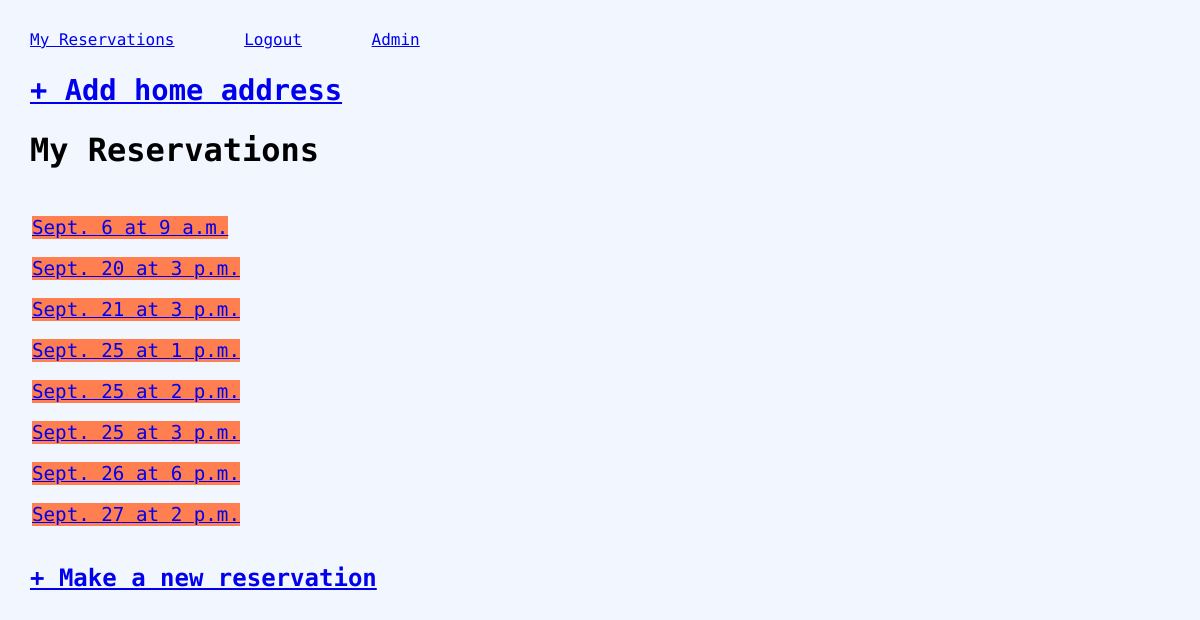
Page /reservations/11/update_time/ (signed in) on the committed database.
### reservations/models.py (models this page shows, shortened)
class Reservation(models.Model):
    user = models.ForeignKey(USER_MODEL, related_name=("reservations"), on_delete=models.CASCADE)
    reserved_on = models.DateTimeField(auto_now_add=True)
    service_date_time = models.DateTimeField(null=True, blank=True)
    cleaner = models.ForeignKey("Cleaner",related_name="reservations",on_delete=models.CASCADE, null=True, blank=True)
    address = models.ForeignKey("Address",related_name="reservations",on_delete=models.CASCADE, null=True)

### reservations/views.py (the view, shortened to what this page needs)
# urls.py: path("<int:pk>/update_time/", ReservationTimeUpdateView, name="update_time"),
@login_required
def ReservationTimeUpdateView(request, pk):
    plan = Reservation.objects.filter(user=request.user).get(pk=pk)
    context = {"reservations": Reservation.objects.filter(user=request.user)}
    return render(request, "reservations/home.html", context)

### reservations/templates/reservations/home.html
{% extends "base.html" %}
{% block content %}
    <main>
        <div class="wrapper-address">
            {% if address %}
            <table class="table-address">
                <tr>
                    <td><h3>Your address:</h3></td>
                    <td><h3 class="address-update">{{ address }}</h3></td>
                    <td><a class="button" href="{% url 'add_address' %}">Update Address</a></td>
                </tr>
            </table>
            {% else %}
            <h2><a href="{% url 'add_address' %}">+ Add home address</a><h2>
            {% endif %}
        </div>
        <h1>My Reservations</h1>
        {% if reservations %}
        <div class="wrapper-address">
        <table>
            {% for reservation in reservations|dictsort:"service_date_time" %}
            <tr class="table-reservations">
                <td><a href="{% url 'detail' reservation.pk %}" class="address-update">{{ reservation.service_date_time|date:"N j" }} at {{ reservation.service_date_time|date:"g a" }}</a></td>
                <td><a class="button" href="{% url 'date_pick' reservation.pk %}">Update</a></td>
                <td><a class="button" href="{% url 'reservation_delete' reservation.pk %}">Delete</a></td>
            </tr>
            {% endfor %}
        </table>
        </div>
        {% endif %}
        <h2><a href="{% url 'new_date_pick' %}">+ Make a new reservation</a><h2>
    </main>
{% endblock content %}

### reservations/static/css/styles.css (style rules this page uses)
html { background-color: #f2f7ff; font-family: 'DM Mono', monospace; }
body { margin: 30px; }
table { padding-top: 3vh; }
td { padding: 0 2vw 2vh 0; text-align: left; color: darkslategrey; width: fit-content; vertical-align: top; }
.address-update { background-color: coral; }
.wrapper-address { font-size: larger; }

### rows in the picture
Reservation: service_date_time "Sept. 6", service_date_time "9 a.m."
Reservation: service_date_time "Sept. 20", service_date_time "3 p.m."
Reservation: service_date_time "Sept. 21", service_date_time "3 p.m."
Reservation: service_date_time "Sept. 25", service_date_time "1 p.m."
Reservation: service_date_time "Sept. 25", service_date_time "2 p.m."
Reservation: service_date_time "Sept. 25", service_date_time "3 p.m."
Reservation: service_date_time "Sept. 26", service_date_time "6 p.m."
Reservation: service_date_time "Sept. 27", service_date_time "2 p.m."
